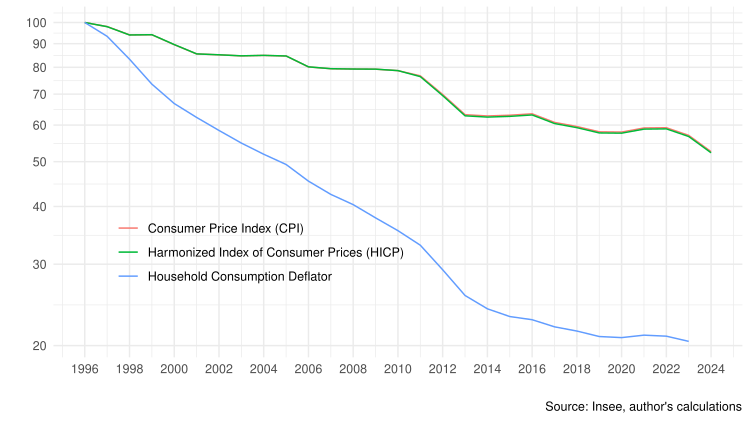

The script that saved this image:
library(tidyverse)
library(readxl)

# CPI and HICP --------
# 001764888: Annual Consumer Price Index - Base 2015 - All households - France - Coicop classification: 08 - Communications
# 001763313: Annual Harmonized Index of Consumer Prices - Base 2015 - All households - France - Coicop classification: 08 - Communications

figure2_idbanks <- c("001764888", "001763313")

CPI_HICP <- paste(figure2_idbanks, collapse = "+") |>
  paste0("https://www.bdm.insee.fr/series/sdmx/data/SERIES_BDM/", i = _) |>
  rsdmx::readSDMX() |>
  tibble::as_tibble() |>
  transmute(date = as.Date(paste0(TIME_PERIOD, "-01-01")),
            OBS_VALUE = as.numeric(OBS_VALUE),
            variable = case_when(grepl("harmonisé", TITLE_FR) ~ "Harmonized Index of Consumer Prices (HICP)",
                                 T ~ "Consumer Price Index (CPI)"))

# Household consumption deflator -------

temp <- tempfile()

curl::curl_download("https://www.insee.fr/fr/statistiques/fichier/8068592/T_CONSO_EFF_FONCTION.xlsx",
                    destfile = temp)

deflator <- read_excel(temp, skip = 3, sheet = "IPRIX2020") %>%
  rename(fonction = ...1, variable = ...2) %>%
  gather(year, OBS_VALUE, -fonction, -variable) %>%
  filter(!is.na(OBS_VALUE),
         fonction %in% c("CP08")) %>%
  transmute(date = as.Date(paste0(year, "-01-01")),
            OBS_VALUE,
            variable = "Household Consumption Deflator")


# Figure 4 ----------

figure2 <- deflator %>%
  bind_rows(CPI_HICP) %>%
  filter(date >= as.Date("1996-01-01")) %>%
  group_by(variable) %>%
  arrange(date) %>%
  mutate(OBS_VALUE = 100*OBS_VALUE/OBS_VALUE[1])

figure2 %>%
  ggplot() + ylab("") + xlab("") + theme_minimal() +
  geom_line(aes(x = date, y = OBS_VALUE, color = variable)) +
  
  scale_x_date(breaks = seq(1996, 2100, 2) %>% paste0("-01-01") %>% as.Date,
               labels = date_format("%Y")) +
  theme(legend.position = c(0.3, 0.3),
        legend.title = element_blank()) +
  scale_y_log10(breaks = seq(0, 500, 10),
                labels = dollar_format(accuracy = 1, prefix = "")) +
  labs(caption = "Source: Insee, author’s calculations")

ggsave("figure2.png", width = 1.25*6, height = 1.25*3.375, bg = "white", dpi = 150)
ggsave("figure2.pdf", width = 1.25*6, height = 1.25*3.375, dpi = 150)
